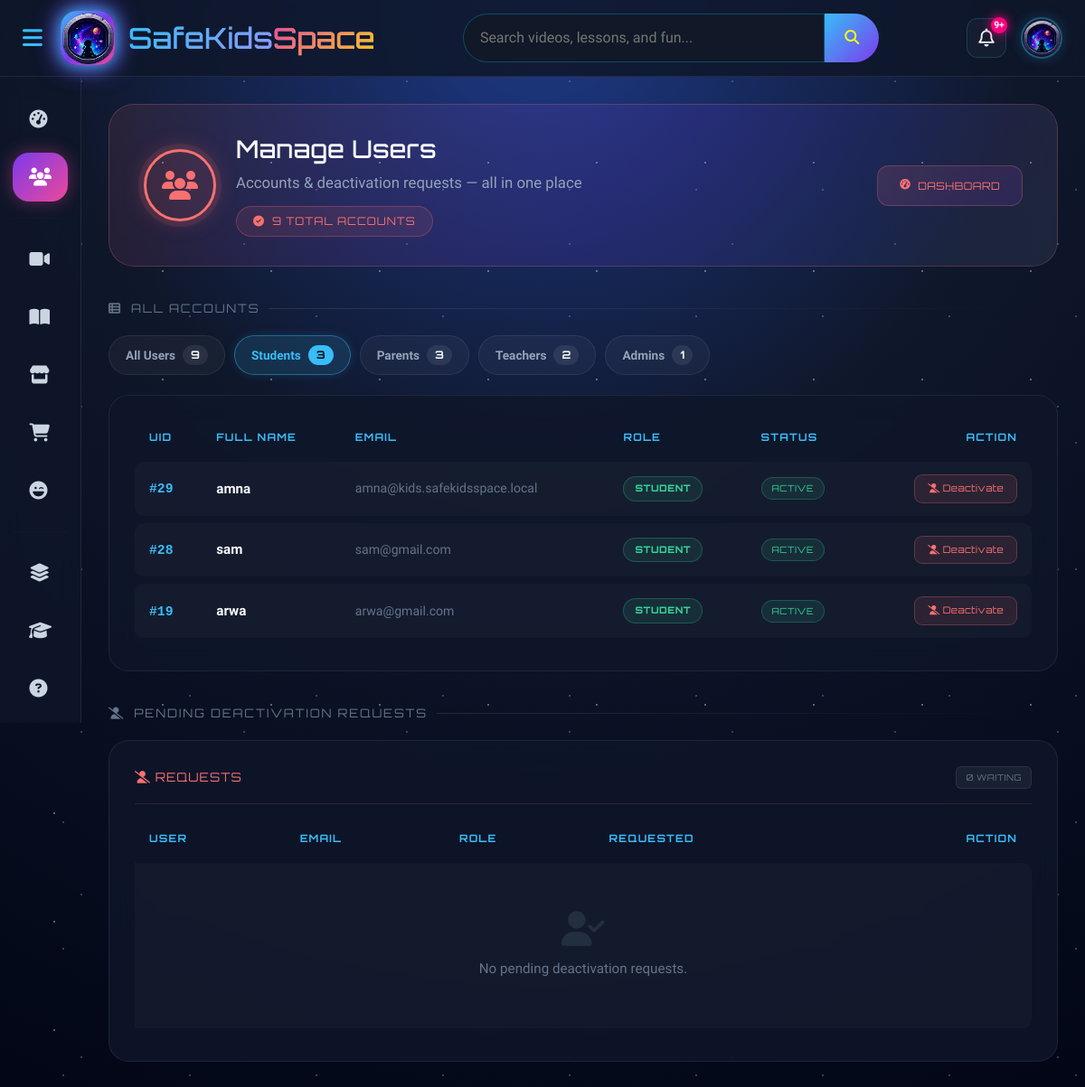
Page /admin/admin_users.php?role=student (signed in) on the committed database.
### tables this page shows
CREATE TABLE `users` (
  `id` int(11) NOT NULL,
  `fullname` varchar(100) DEFAULT NULL,
  `email` varchar(100) DEFAULT NULL,
  `password` varchar(255) DEFAULT NULL,
  `role` enum('admin','student','parent','teacher') DEFAULT 'student',
  `account_status` enum('active','pending_deactivation','deactivated') NOT NULL DEFAULT 'active',
  `can_go_live` tinyint(1) NOT NULL DEFAULT 0,
  `created_at` timestamp NOT NULL DEFAULT current_timestamp(),
  `profile_pic` varchar(255) DEFAULT NULL
);

### admin/admin_users.php (the view, shortened to what this page needs)
<?php
require_once __DIR__ . '/../includes/db.php';
try {
    $all_users = $pdo->query("SELECT id, fullname, email, role, account_status FROM users ORDER BY id DESC")->fetchAll();
} catch (PDOException $e) {
    $all_users = [];
}
$valid_role_tabs = ['all', 'student', 'parent', 'teacher', 'admin'];
$active_role_tab = isset($_GET['role']) && in_array($_GET['role'], $valid_role_tabs, true) ? $_GET['role'] : 'all';
$role_tab_counts = ['all' => count($all_users), 'student' => 0, 'parent' => 0, 'teacher' => 0, 'admin' => 0];
foreach ($all_users as $u) {
    $r = strtolower(trim($u['role']));
    if (isset($role_tab_counts[$r])) { $role_tab_counts[$r]++; }
}
$role_tabs = [
    'all'     => ['All Users', $role_tab_counts['all']],
    'student' => ['Students',  $role_tab_counts['student']],
    'parent'  => ['Parents',   $role_tab_counts['parent']],
    'teacher' => ['Teachers',  $role_tab_counts['teacher']],
    'admin'   => ['Admins',    $role_tab_counts['admin']],
];
$filtered_users = array_filter($all_users, function ($u) use ($active_role_tab) {
    if ($active_role_tab === 'all') return true;
    $r = strtolower(trim($u['role']));
    if ($r === 'child') { $r = 'student'; }
    if ($r === 'administrator') { $r = 'admin'; }
    return $r === $active_role_tab;
});
try {
    $deactivation_requests = $pdo->query(
        "SELECT dr.id, dr.reason, dr.requested_at, u.id AS user_id, u.fullname, u.email, u.role
         FROM deactivation_requests dr
         JOIN users u ON u.id = dr.user_id
         WHERE dr.status = 'pending'
         ORDER BY dr.requested_at ASC"
    )->fetchAll();
} catch (PDOException $e) {
    $deactivation_requests = [];
}
?>
<!DOCTYPE html>
<html lang="en">
<head>
    <link href="https://cdn.jsdelivr.net/npm/bootstrap@5.3.3/dist/css/bootstrap.min.css" rel="stylesheet">
    <link rel="stylesheet" href="https://cdnjs.cloudflare.com/ajax/libs/font-awesome/6.5.2/css/all.min.css">
    <link rel="stylesheet" href="../assets/layout.css">
    <link rel="stylesheet" href="../assets/admin.css">
</head>
<body>
<?php include __DIR__ . '/../includes/admin_navbar.php'; ?>
<div class="main-content ad-wrap">
    <div class="ad-hero">
        <div class="ad-hero-left">
            <div class="ad-hero-icon"><i class="fa-solid fa-users"></i></div>
            <div>
                <h1 class="ad-hero-title">Manage Users</h1>
                <p class="ad-hero-sub">Accounts &amp; deactivation requests — all in one place</p>
                <span class="ad-hero-badge"><i class="fa-solid fa-circle-check"></i> <?= count($all_users) ?> Total Accounts</span>
            </div>
        </div>
        <div class="ad-hero-right">
            <a href="admin_dashboard.php" class="ad-back-btn"><i class="fa-solid fa-gauge-high"></i> Dashboard</a>
        </div>
    </div>
    <p class="ad-section-title"><i class="fa-solid fa-table-list"></i> All Accounts</p>
    <div class="ao-tabs">
        <?php foreach ($role_tabs as $key => $tab): ?>
            <a href="admin_users.php?role=<?= $key ?>" class="ao-tab <?= $active_role_tab === $key ? 'active' : '' ?>">
                <?= htmlspecialchars($tab[0]) ?> <span class="ao-tab-count"><?= $tab[1] ?></span>
            </a>
        <?php endforeach; ?>
    </div>
    <div class="ad-card">
        <div style="overflow-x:auto;">
            <table class="ad-table">
                <thead>
                    <tr>
                        <th>UID</th>
                        <th>Full Name</th>
                        <th>Email</th>
                        <th>Role</th>
                        <th>Status</th>
                        <th style="text-align:right;">Action</th>
                    </tr>
                </thead>
                <tbody>
                    <?php if (!empty($filtered_users)): ?>
                        <?php foreach ($filtered_users as $user_row):
                            $normalized_role = strtolower(trim($user_row['role']));
                            if ($normalized_role === 'student' || $normalized_role === 'child') {
                                $badge_class = 'ad-badge-kid';
                            } elseif ($normalized_role === 'parent') {
                                $badge_class = 'ad-badge-parent';
                            } elseif ($normalized_role === 'teacher') {
                                $badge_class = 'ad-badge-teacher';
                            } else {
                                $badge_class = 'ad-badge-admin';
                            }
                        ?>
                            <tr>
                                <td><span class="ad-uid">#<?= $user_row['id'] ?></span></td>
                                <td style="font-weight:700; color:#f8fafc;"><?= htmlspecialchars($user_row['fullname']) ?></td>
                                <td style="color:#64748b; font-size:.88rem;"><?= htmlspecialchars($user_row['email']) ?></td>
                                <td><span class="ad-role-badge <?= $badge_class ?>"><?= htmlspecialchars($user_row['role']) ?></span></td>
                                <td>
                                    <?php if (($user_row['account_status'] ?? 'active') === 'deactivated'): ?>
                                        <span class="ad-permission-pill ad-permission-pending">Deactivated</span>
                                    <?php else: ?>
                                        <span class="ad-permission-pill ad-permission-approved">Active</span>
                                    <?php endif; ?>
                                </td>
                                <td style="text-align:right;">
                                    <?php if ($normalized_role === 'admin' || $normalized_role === 'administrator'): ?>
                                        <span style="color:#64748b; font-size:.8rem;">—</span>
                                    <?php else: ?>
                                        <form action="admin_users.php?role=<?= htmlspecialchars($active_role_tab) ?>" method="POST" style="display:inline;" class="ad-confirm-form" data-confirm-msg="Deactivate this account? The user will not be able to sign in until reactivated.">
                                            <button type="submit" class="ad-live-toggle-btn ad-live-toggle-revoke">
                                                <i class="fa-solid fa-user-slash"></i> Deactivate
                                            </button>
                                        </form>
                                    <?php endif; ?>
                                </td>
                            </tr>
                        <?php endforeach; ?>
                    <?php endif; ?>
                </tbody>
            </table>
        </div>
    </div>
    <p class="ad-section-title" style="margin-top:36px;"><i class="fa-solid fa-user-slash"></i> Pending Deactivation Requests</p>
    <div class="ad-card">
        <div class="ad-card-header" style="color:#f87171; border-color:rgba(248,113,113,.15);">
            <span><i class="fa-solid fa-user-slash"></i> Requests</span>
            <span class="ad-sync-badge"><?= count($deactivation_requests) ?> waiting</span>
        </div>
        <div style="overflow-x:auto;">
            <table class="ad-table">
                <thead>
                    <tr>
                        <th>User</th>
                        <th>Email</th>
                        <th>Role</th>
                        <th>Requested</th>
                        <th style="text-align:right;">Action</th>
                    </tr>
                </thead>
                <tbody>
                    <?php if (!empty($deactivation_requests)): ?>
                        <?php foreach ($deactivation_requests as $req): ?>
                            <tr>
                                <td style="font-weight:700; color:#f8fafc;"><?= htmlspecialchars($req['fullname']) ?></td>
                                <td style="color:#64748b; font-size:.88rem;"><?= htmlspecialchars($req['email']) ?></td>
                                <td><span class="ad-permission-pill ad-permission-pending"><?= htmlspecialchars(ucfirst($req['role'])) ?></span></td>
                                <td style="color:#64748b; font-size:.82rem;"><?= date('M d, Y', strtotime($req['requested_at'])) ?></td>
                                <td style="text-align:right;">
                                    <form action="admin_users.php" method="POST" style="display:inline;" class="ad-confirm-form" data-confirm-msg="Approve this request and deactivate the account? The user will be signed out and unable to log in until reactivated.">
                                        <input type="hidden" name="_review_deactivation" value="1">
                                        <input type="hidden" name="request_id" value="<?= intval($req['id']) ?>">
                                        <input type="hidden" name="decision" value="approve">
                                        <button type="submit" class="ad-live-toggle-btn ad-live-toggle-grant">
                                            <i class="fa-solid fa-check"></i> Approve
                                        </button>
                                    </form>
                                    <form action="admin_users.php" method="POST" style="display:inline;" class="ad-confirm-form" data-confirm-msg="Reject this deactivation request? The account will remain active.">
                                        <input type="hidden" name="_review_deactivation" value="1">
                                        <input type="hidden" name="request_id" value="<?= intval($req['id']) ?>">
                                        <input type="hidden" name="decision" value="reject">
                                        <button type="submit" class="ad-live-toggle-btn ad-live-toggle-revoke">
                                            <i class="fa-solid fa-xmark"></i> Reject
                                        </button>
                                    </form>
                                </td>
                            </tr>
                        <?php endforeach; ?>
                    <?php else: ?>
                        <tr>
                            <td colspan="5">
                                <div class="ad-empty">
                                    <i class="fa-solid fa-user-check"></i>
                                    <p>No pending deactivation requests.</p>
                                </div>
                            </td>
                        </tr>
                    <?php endif; ?>
                </tbody>
            </table>
        </div>
    </div>
</div>
</body>
</html>

### includes/admin_navbar.php (style rules this page uses)
.main-content, .galaxy-footer { transition: none !important; }

### rows in the picture
users: id "29", fullname "amna", email "amna@kids.safekidsspace.local", role "STUDENT", account_status "ACTIVE"
users: id "28", fullname "sam", email "sam@gmail.com", role "STUDENT", account_status "ACTIVE"
users: id "19", fullname "arwa", email "arwa@gmail.com", role "STUDENT", account_status "ACTIVE"

### other values in the picture
count($all_users) "9"
$tab[0] "All Users"
$tab[1] "9"
$tab[0] "Students"
$tab[1] "3"
$tab[0] "Parents"
$tab[0] "Teachers"
$tab[1] "2"
$tab[0] "Admins"
$tab[1] "1"
count($deactivation_requests) "0"
